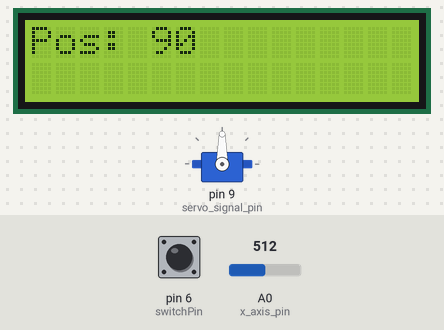
This sketch was run on a simulated Arduino Uno, built with avr-gcc and run on an emulated ATmega328P. On the bench: servo, 16×2 character LCD. The inputs (shaded band) are chosen by the test bench; at power-on: A0 (x_axis_pin) = 512, pin 6 (switchPin) HIGH.

Above: at 3.2 s.
3.3 s: A0 (x_axis_pin) set to 716
At 3.9 s:
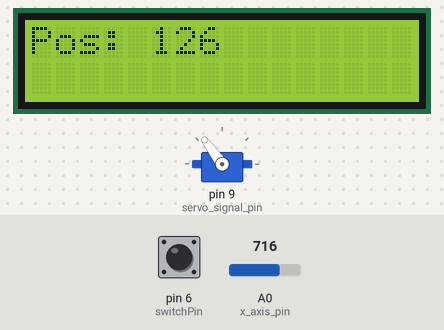
4.8 s: pin 6 (switchPin) pulled LOW for 0.15 s
At 5.0 s:
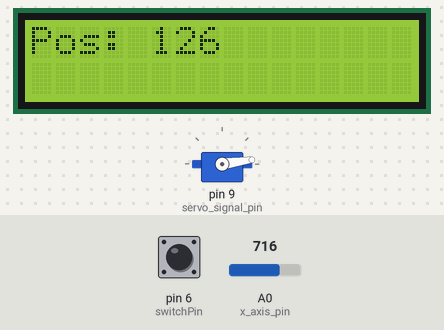
8.5 s: A0 (x_axis_pin) set to 511
At 11.0 s:
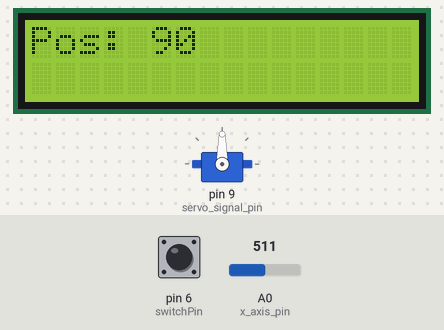
Timing chart, 0 to 11.2 s (numbered marks = the images above; inputs shaded):
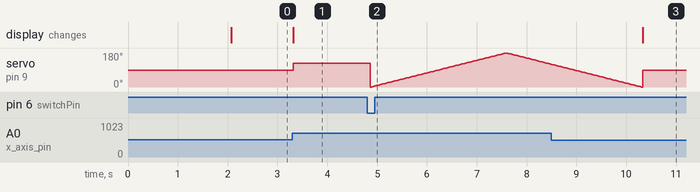

The sketch:

servo_control_with_joystick.ino
```cpp
#include <Servo.h>
#include <LiquidCrystal.h>

Servo servo;
int pos = 0;
const int servo_signal_pin = 9;
const int x_axis_pin = A0;
const int switchPin = 6;
int lastButtonState = HIGH; // Changed to HIGH for INPUT_PULLUP
unsigned long lastDebounceTime = 0;
unsigned long debounceDelay = 50;
bool buttonPressed = false;

const int rs = 12, en = 11, d4 = 5, d5 = 4, d6 = 3, d7 = 2;
LiquidCrystal lcd(rs, en, d4, d5, d6, d7);

void setup() {
  servo.attach(servo_signal_pin);
  pinMode(switchPin, INPUT_PULLUP);
  Serial.begin(9600);
  lcd.begin(16, 2);
  lcd.print("- Starting -");
  delay(2000);  // Delay to read the start message
  lcd.clear();
}

void loop() {
  move_servo();
  int reading = digitalRead(switchPin);

  if (reading != lastButtonState) {
    lastDebounceTime = millis();
  }

  if ((millis() - lastDebounceTime) > debounceDelay) {
    if (reading != buttonPressed) {
      buttonPressed = reading;
      if (buttonPressed == LOW) { // Check for button press (button is active low)
        button_click();
      }
    }
  }

  lastButtonState = reading;

  static int lastPos = -1; // Store last position to minimize LCD updates
  if (lastPos != pos) {
    lcd.clear();
    lcd.setCursor(0, 0);
    lcd.print("Pos: ");
    lcd.print(pos);
    lcd.setCursor(0, 1);
    lastPos = pos;
  }

  delay(10);
}

void move_servo() {
  int x_value = analogRead(x_axis_pin);
  pos = (int)x_value / 5.667;
  servo.write(pos);
}

void button_click() {
  // testing sweep
  for (int tempPos = 0; tempPos <= 180; tempPos += 1) {
    servo.write(tempPos);
    delay(15);
  }
  for (int tempPos = 180; tempPos >= 0; tempPos -= 1) {
    servo.write(tempPos);
    delay(15);
  }
}
```

Measured:
- after the input at 3.3 s, servo on pin 9 (servo_signal_pin): 90° → 126° at once; the display: changes at once (image 1)
- after the input at 8.5 s, the display: changes after 1.8 s (image 3)
